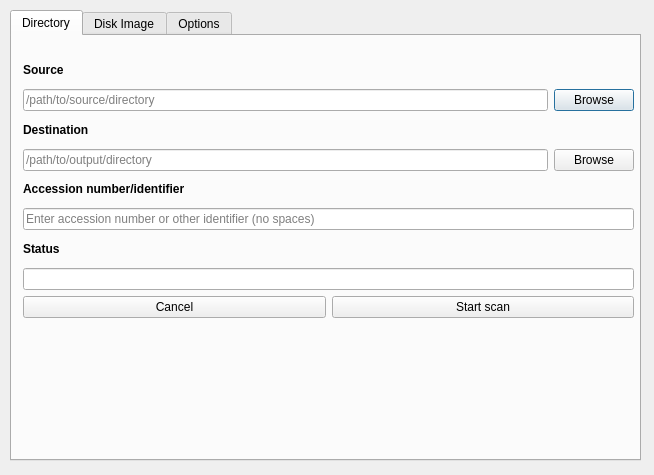
<?xml version="1.0" encoding="UTF-8"?>
<ui version="4.0">
 <class>Brunnhilde</class>
 <widget class="QDialog" name="Brunnhilde">
  <property name="geometry">
   <rect>
    <x>0</x>
    <y>0</y>
    <width>654</width>
    <height>475</height>
   </rect>
  </property>
  <property name="windowTitle">
   <string>Brunnhilde</string>
  </property>
  <widget class="QTabWidget" name="tabWidget">
   <property name="geometry">
    <rect>
     <x>10</x>
     <y>10</y>
     <width>631</width>
     <height>451</height>
    </rect>
   </property>
   <property name="currentIndex">
    <number>0</number>
   </property>
   <widget class="QWidget" name="directoryTab">
    <attribute name="title">
     <string>Directory</string>
    </attribute>
    <widget class="QWidget" name="layoutWidget">
     <property name="geometry">
      <rect>
       <x>11</x>
       <y>21</y>
       <width>611</width>
       <height>261</height>
      </rect>
     </property>
     <layout class="QVBoxLayout" name="verticalLayout_9">
      <item>
       <layout class="QVBoxLayout" name="verticalLayout_5">
        <item>
         <widget class="QLabel" name="label">
          <property name="text">
           <string>&lt;html&gt;&lt;head/&gt;&lt;body&gt;&lt;p&gt;&lt;span style=&quot; font-weight:600;&quot;&gt;Source&lt;/span&gt;&lt;/p&gt;&lt;/body&gt;&lt;/html&gt;</string>
          </property>
         </widget>
        </item>
        <item>
         <layout class="QHBoxLayout" name="horizontalLayout">
          <item>
           <widget class="QLineEdit" name="dirSource">
            <property name="placeholderText">
             <string>/path/to/source/directory</string>
            </property>
           </widget>
          </item>
          <item>
           <widget class="QPushButton" name="dirSourceBtn">
            <property name="text">
             <string>Browse</string>
            </property>
           </widget>
          </item>
         </layout>
        </item>
       </layout>
      </item>
      <item>
       <layout class="QVBoxLayout" name="verticalLayout_6">
        <item>
         <widget class="QLabel" name="label_5">
          <property name="text">
           <string>&lt;html&gt;&lt;head/&gt;&lt;body&gt;&lt;p&gt;&lt;span style=&quot; font-weight:600;&quot;&gt;Destination&lt;/span&gt;&lt;/p&gt;&lt;/body&gt;&lt;/html&gt;</string>
          </property>
         </widget>
        </item>
        <item>
         <layout class="QHBoxLayout" name="horizontalLayout_2">
          <item>
           <widget class="QLineEdit" name="dirDestination">
            <property name="placeholderText">
             <string>/path/to/output/directory</string>
            </property>
           </widget>
          </item>
          <item>
           <widget class="QPushButton" name="dirDestinationBtn">
            <property name="text">
             <string>Browse</string>
            </property>
           </widget>
          </item>
         </layout>
        </item>
       </layout>
      </item>
      <item>
       <layout class="QVBoxLayout" name="verticalLayout_7">
        <item>
         <widget class="QLabel" name="label_6">
          <property name="text">
           <string>&lt;html&gt;&lt;head/&gt;&lt;body&gt;&lt;p&gt;&lt;span style=&quot; font-weight:600;&quot;&gt;Accession number/identifier&lt;/span&gt;&lt;/p&gt;&lt;/body&gt;&lt;/html&gt;</string>
          </property>
         </widget>
        </item>
        <item>
         <widget class="QLineEdit" name="dirIdentifier">
          <property name="placeholderText">
           <string>Enter accession number or other identifier (no spaces)</string>
          </property>
         </widget>
        </item>
       </layout>
      </item>
      <item>
       <layout class="QVBoxLayout" name="verticalLayout_8">
        <item>
         <widget class="QLabel" name="label_7">
          <property name="text">
           <string>&lt;html&gt;&lt;head/&gt;&lt;body&gt;&lt;p&gt;&lt;span style=&quot; font-weight:600;&quot;&gt;Status&lt;/span&gt;&lt;/p&gt;&lt;/body&gt;&lt;/html&gt;</string>
          </property>
         </widget>
        </item>
        <item>
         <widget class="QLineEdit" name="dirStatus"/>
        </item>
       </layout>
      </item>
      <item>
       <layout class="QHBoxLayout" name="horizontalLayout_3">
        <property name="spacing">
         <number>6</number>
        </property>
        <item>
         <widget class="QPushButton" name="dirCancelBtn">
          <property name="text">
           <string>Cancel</string>
          </property>
         </widget>
        </item>
        <item>
         <widget class="QPushButton" name="dirStartScanBtn">
          <property name="text">
           <string>Start scan</string>
          </property>
          <property name="default">
           <bool>true</bool>
          </property>
          <property name="flat">
           <bool>false</bool>
          </property>
         </widget>
        </item>
       </layout>
      </item>
     </layout>
    </widget>
   </widget>
   <widget class="QWidget" name="diskImageTab">
    <attribute name="title">
     <string>Disk Image</string>
    </attribute>
    <widget class="QWidget" name="layoutWidget">
     <property name="geometry">
      <rect>
       <x>11</x>
       <y>21</y>
       <width>611</width>
       <height>301</height>
      </rect>
     </property>
     <layout class="QVBoxLayout" name="verticalLayout_15">
      <item>
       <layout class="QVBoxLayout" name="verticalLayout_14">
        <item>
         <layout class="QVBoxLayout" name="verticalLayout_10">
          <item>
           <widget class="QLabel" name="label_9">
            <property name="text">
             <string>&lt;html&gt;&lt;head/&gt;&lt;body&gt;&lt;p&gt;&lt;span style=&quot; font-weight:600;&quot;&gt;Source&lt;/span&gt;&lt;/p&gt;&lt;/body&gt;&lt;/html&gt;</string>
            </property>
           </widget>
          </item>
          <item>
           <layout class="QHBoxLayout" name="horizontalLayout_4">
            <item>
             <widget class="QLineEdit" name="diskImageSource">
              <property name="placeholderText">
               <string>/path/to/diskimage</string>
              </property>
             </widget>
            </item>
            <item>
             <widget class="QPushButton" name="diskImageSourceBtn">
              <property name="text">
               <string>Browse</string>
              </property>
             </widget>
            </item>
           </layout>
          </item>
         </layout>
        </item>
        <item>
         <widget class="QCheckBox" name="hfsDisk">
          <property name="text">
           <string>Hierarchical File System (HFS)-formatted disk</string>
          </property>
         </widget>
        </item>
       </layout>
      </item>
      <item>
       <layout class="QVBoxLayout" name="verticalLayout_11">
        <item>
         <widget class="QLabel" name="label_10">
          <property name="text">
           <string>&lt;html&gt;&lt;head/&gt;&lt;body&gt;&lt;p&gt;&lt;span style=&quot; font-weight:600;&quot;&gt;Destination&lt;/span&gt;&lt;/p&gt;&lt;/body&gt;&lt;/html&gt;</string>
          </property>
         </widget>
        </item>
        <item>
         <layout class="QHBoxLayout" name="horizontalLayout_5">
          <item>
           <widget class="QLineEdit" name="diskImageDestination">
            <property name="placeholderText">
             <string>/path/to/output/directory</string>
            </property>
           </widget>
          </item>
          <item>
           <widget class="QPushButton" name="diskImageDestinationBtn">
            <property name="text">
             <string>Browse</string>
            </property>
           </widget>
          </item>
         </layout>
        </item>
       </layout>
      </item>
      <item>
       <layout class="QVBoxLayout" name="verticalLayout_12">
        <item>
         <widget class="QLabel" name="label_11">
          <property name="text">
           <string>&lt;html&gt;&lt;head/&gt;&lt;body&gt;&lt;p&gt;&lt;span style=&quot; font-weight:600;&quot;&gt;Accession number/identifier&lt;/span&gt;&lt;/p&gt;&lt;/body&gt;&lt;/html&gt;</string>
          </property>
         </widget>
        </item>
        <item>
         <widget class="QLineEdit" name="diskImageIdentifier">
          <property name="placeholderText">
           <string>Enter accession number or other identifier (no spaces)</string>
          </property>
         </widget>
        </item>
       </layout>
      </item>
      <item>
       <layout class="QVBoxLayout" name="verticalLayout_13">
        <item>
         <widget class="QLabel" name="label_12">
          <property name="text">
           <string>&lt;html&gt;&lt;head/&gt;&lt;body&gt;&lt;p&gt;&lt;span style=&quot; font-weight:600;&quot;&gt;Status&lt;/span&gt;&lt;/p&gt;&lt;/body&gt;&lt;/html&gt;</string>
          </property>
         </widget>
        </item>
        <item>
         <widget class="QLineEdit" name="diskImageStatus"/>
        </item>
       </layout>
      </item>
      <item>
       <layout class="QHBoxLayout" name="horizontalLayout_6">
        <property name="spacing">
         <number>6</number>
        </property>
        <item>
         <widget class="QPushButton" name="diskImageCancelBtn">
          <property name="text">
           <string>Cancel</string>
          </property>
         </widget>
        </item>
        <item>
         <widget class="QPushButton" name="diskImageStartScan">
          <property name="text">
           <string>Start scan</string>
          </property>
          <property name="default">
           <bool>true</bool>
          </property>
          <property name="flat">
           <bool>false</bool>
          </property>
         </widget>
        </item>
       </layout>
      </item>
     </layout>
    </widget>
   </widget>
   <widget class="QWidget" name="optionsTab">
    <attribute name="title">
     <string>Options</string>
    </attribute>
    <widget class="QWidget" name="">
     <property name="geometry">
      <rect>
       <x>11</x>
       <y>21</y>
       <width>422</width>
       <height>380</height>
      </rect>
     </property>
     <layout class="QVBoxLayout" name="verticalLayout_16">
      <item>
       <layout class="QVBoxLayout" name="verticalLayout">
        <item>
         <widget class="QLabel" name="label_2">
          <property name="text">
           <string>&lt;html&gt;&lt;head/&gt;&lt;body&gt;&lt;p&gt;&lt;span style=&quot; font-weight:600;&quot;&gt;Virus scanning&lt;/span&gt;&lt;/p&gt;&lt;/body&gt;&lt;/html&gt;</string>
          </property>
         </widget>
        </item>
        <item>
         <widget class="QCheckBox" name="virusScan">
          <property name="text">
           <string>Scan for viruses</string>
          </property>
          <property name="checked">
           <bool>true</bool>
          </property>
         </widget>
        </item>
        <item>
         <widget class="QCheckBox" name="largeFiles">
          <property name="text">
           <string>Scan large files and sources (note: may take much longer)</string>
          </property>
         </widget>
        </item>
       </layout>
      </item>
      <item>
       <layout class="QVBoxLayout" name="verticalLayout_2">
        <item>
         <widget class="QLabel" name="label_3">
          <property name="text">
           <string>&lt;html&gt;&lt;head/&gt;&lt;body&gt;&lt;p&gt;&lt;span style=&quot; font-weight:600;&quot;&gt;Checksum algorithm&lt;/span&gt;&lt;/p&gt;&lt;/body&gt;&lt;/html&gt;</string>
          </property>
         </widget>
        </item>
        <item>
         <layout class="QHBoxLayout" name="horizontalLayout_7">
          <item>
           <widget class="QRadioButton" name="md5">
            <property name="text">
             <string>md5</string>
            </property>
            <property name="checked">
             <bool>true</bool>
            </property>
            <attribute name="buttonGroup">
             <string notr="true">buttonGroup</string>
            </attribute>
           </widget>
          </item>
          <item>
           <widget class="QRadioButton" name="sha256">
            <property name="text">
             <string>sha256</string>
            </property>
            <attribute name="buttonGroup">
             <string notr="true">buttonGroup</string>
            </attribute>
           </widget>
          </item>
         </layout>
        </item>
        <item>
         <layout class="QHBoxLayout" name="horizontalLayout_8">
          <item>
           <widget class="QRadioButton" name="sha1">
            <property name="text">
             <string>sha1</string>
            </property>
            <attribute name="buttonGroup">
             <string notr="true">buttonGroup</string>
            </attribute>
           </widget>
          </item>
          <item>
           <widget class="QRadioButton" name="sha512">
            <property name="text">
             <string>sha512</string>
            </property>
            <attribute name="buttonGroup">
             <string notr="true">buttonGroup</string>
            </attribute>
           </widget>
          </item>
         </layout>
        </item>
       </layout>
      </item>
      <item>
       <layout class="QVBoxLayout" name="verticalLayout_3">
        <item>
         <widget class="QLabel" name="label_8">
          <property name="text">
           <string>&lt;html&gt;&lt;head/&gt;&lt;body&gt;&lt;p&gt;&lt;span style=&quot; font-weight:600;&quot;&gt;Disk image options&lt;/span&gt;&lt;/p&gt;&lt;/body&gt;&lt;/html&gt;</string>
          </property>
         </widget>
        </item>
        <item>
         <widget class="QCheckBox" name="removeFiles">
          <property name="text">
           <string>Remove files carved from disk image at end of process</string>
          </property>
         </widget>
        </item>
        <item>
         <widget class="QCheckBox" name="resForks">
          <property name="text">
           <string>Extract AppleDouble resource forks from HFS disks</string>
          </property>
         </widget>
        </item>
       </layout>
      </item>
      <item>
       <layout class="QVBoxLayout" name="verticalLayout_4">
        <item>
         <widget class="QLabel" name="label_4">
          <property name="text">
           <string>&lt;html&gt;&lt;head/&gt;&lt;body&gt;&lt;p&gt;&lt;span style=&quot; font-weight:600;&quot;&gt;General options&lt;/span&gt;&lt;/p&gt;&lt;/body&gt;&lt;/html&gt;</string>
          </property>
         </widget>
        </item>
        <item>
         <widget class="QCheckBox" name="scanArchives">
          <property name="text">
           <string>Scan archive files (zip, tar, gzip, warc, arc)</string>
          </property>
          <property name="checked">
           <bool>true</bool>
          </property>
         </widget>
        </item>
        <item>
         <widget class="QCheckBox" name="sfWarnings">
          <property name="text">
           <string>Include Siegfried warnings in HTML report</string>
          </property>
          <property name="checked">
           <bool>true</bool>
          </property>
         </widget>
        </item>
        <item>
         <widget class="QCheckBox" name="bulkExtractor">
          <property name="text">
           <string>Run bulk_extractor</string>
          </property>
         </widget>
        </item>
        <item>
         <widget class="QCheckBox" name="throttleSiegfried">
          <property name="text">
           <string>Throttle Siegfried</string>
          </property>
         </widget>
        </item>
       </layout>
      </item>
     </layout>
    </widget>
   </widget>
  </widget>
 </widget>
 <resources/>
 <connections/>
 <buttongroups>
  <buttongroup name="buttonGroup"/>
 </buttongroups>
</ui>
